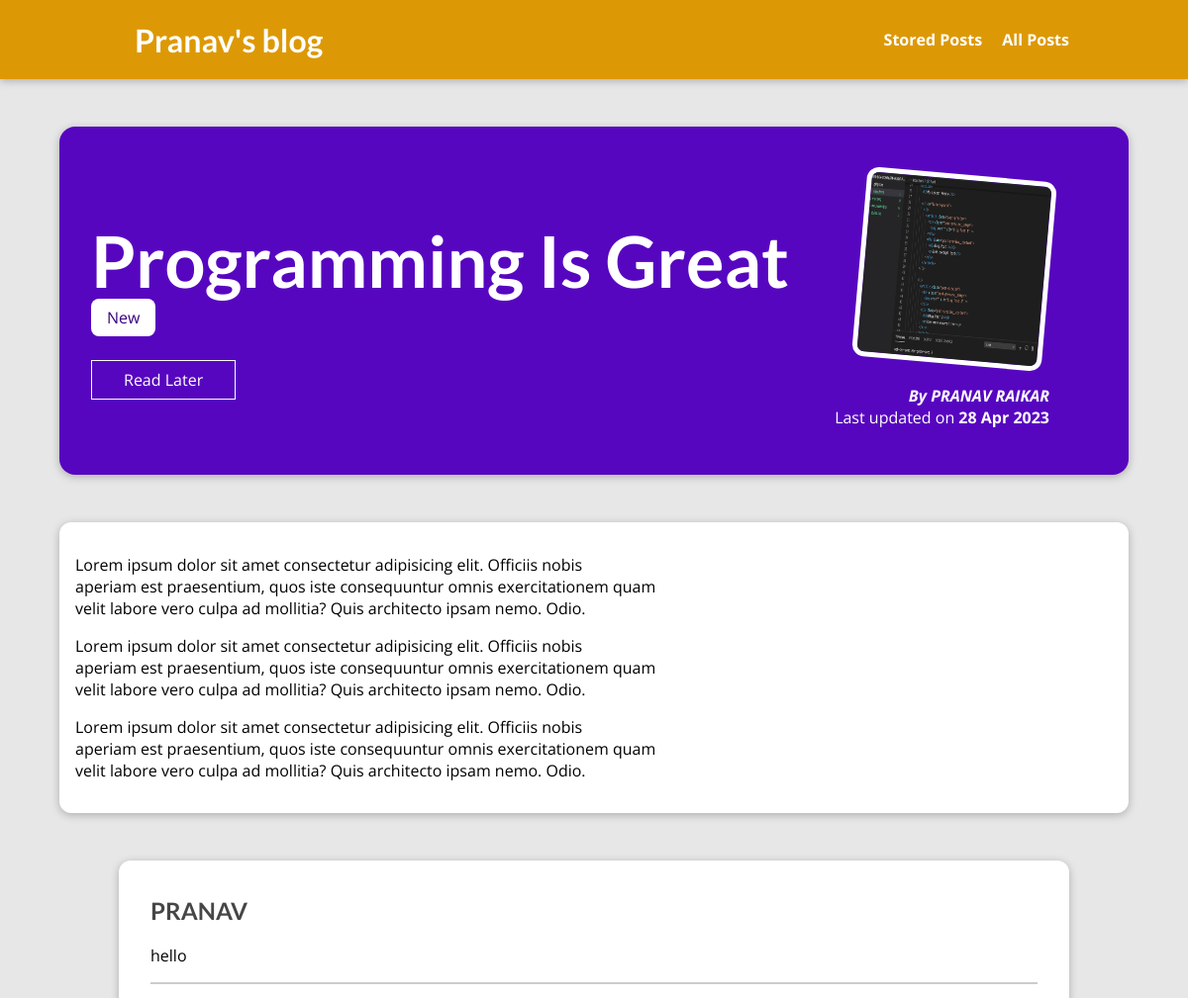
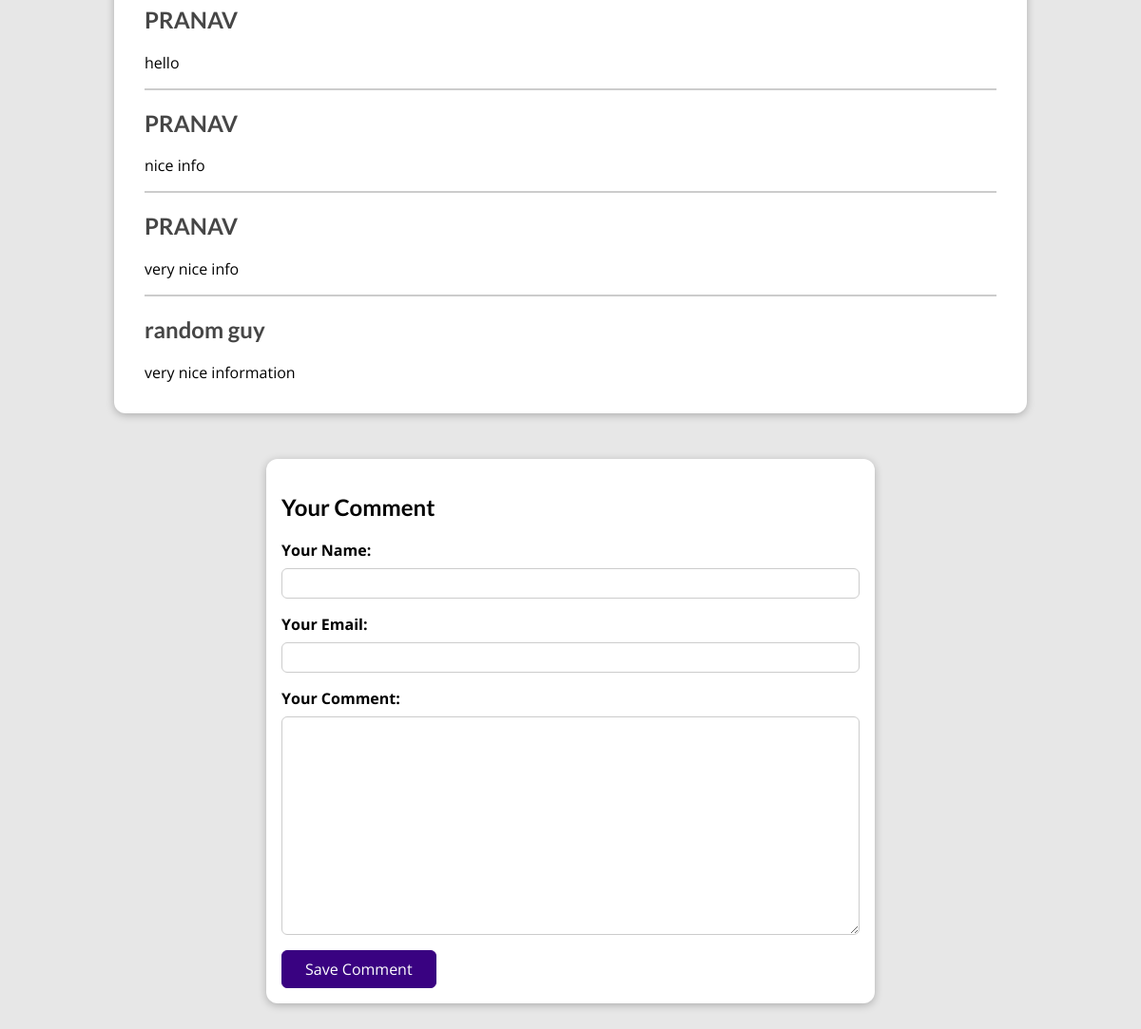
Page /posts/programming-is-fun on the committed database (2 pictures, top to bottom).
### blog/models.py (models this page shows, shortened)
class Post(models.Model):
    title = models.CharField(max_length=150)
    excerpt = models.CharField(max_length=200)
    image = models.ImageField(upload_to="posts", null=True)
    date = models.DateField(auto_now=True)
    slug = models.SlugField(unique=True, db_index=True)
    content = models.TextField(validators=[MinLengthValidator(10)])
    author = models.ForeignKey(
        Author, on_delete=models.SET_NULL, null=True, related_name="posts")
    tags = models.ManyToManyField(Tag)

class Tag(models.Model):
    caption = models.CharField(max_length=20)

class Author(models.Model):
    first_name = models.CharField(max_length=100)
    last_name = models.CharField(max_length=100)
    email_address = models.EmailField()
    def full_name(self):
        return f"{self.first_name} {self.last_name}"
    def __str__(self):
        return self.full_name()

class Comment(models.Model):
    user_name = models.CharField(max_length=120)
    user_email = models.EmailField()
    text = models.TextField(max_length=400)
    post = models.ForeignKey(
        Post, on_delete=models.CASCADE, related_name="comments")

### blog/views.py (the view, shortened to what this page needs)
# urls.py: path("posts/<slug:slug>", views.SinglePostView.as_view(),
class SinglePostView(View):
    def is_stored_post(self, request, post_id):
        stored_posts = request.session.get("stored_posts")
        if stored_posts is not None:
          is_saved_for_later = post_id in stored_posts
        else:
          is_saved_for_later = False
        return is_saved_for_later
    def get(self, request, slug):
        post = Post.objects.get(slug=slug)
        context = {
          "post": post,
          "post_tags": post.tags.all(),
          "comment_form": CommentForm(),
          "comments": post.comments.all().order_by("-id"),
          "saved_for_later": self.is_stored_post(request, post.id)
        }
        return render(request, "blog/post-detail.html", context)

### blog/forms.py
class CommentForm(forms.ModelForm):
    class Meta:
        model = Comment
        exclude = ["post"]
        labels = {
          "user_name": "Your Name",
          "user_email": "Your Email",
          "text": "Your Comment"
        }

### blog/templates/blog/post-detail.html (shortened to what this page needs)
{% extends "base.html" %}
{% load static %}
{% block css_files %}
<link rel="stylesheet" href="{% static "blog/post-detail.css" %}" />
{% endblock %}
{% block content %}
<section id="summary">
  <h2>{{ post.title }}</h2>
  <div>
    {% for tag in post_tags %}
      <span class="tag">{{ tag.caption }}</span>
    {% endfor %}
  </div>
  <div id="read-later">
    <form action="{% url "read-later" %}" method="POST">
      <button>
        {% if saved_for_later %}
          Remove from "Read Later" List
        {% else %}
          Read Later
        {% endif %}
      </button>
    </form>
  </div>
  <article>
    <img src="{{ post.image.url }}" alt="{{ post.title }}" />
    <address>By <a href="mailto:{{ post.author.email_address }}">{{ post.author }}</a></address>
    <div>Last updated on <time>{{ post.date|date:"d M Y" }}</time></div>
  </article>
</section>
<main>
  {{ post.content|linebreaks }}
</main>
<section id="comments">
  <ul>
    {% for comment in comments %}
      <li>
        <h2>{{ comment.user_name }}</h2>
        <p>{{ comment.text|linebreaks }}</p>
      </li>
    {% endfor %}
  </ul>
</section>
<section id="comment-form">
  <h2>Your Comment</h2>
  <form action="{% url "post-detail-page" post.slug %}" method="POST">
    {% for form_field in comment_form %}
      <div class="form-control {% if form_field.errors %}invalid{% endif %}">
        {{ form_field.label_tag }}
        {{ form_field }}
      </div>
    {% endfor %}
    <button>Save Comment</button>
  </form>
</section>
{% endblock %}

### static/app.css (style rules this page uses)
* { box-sizing: border-box; }
html { font-family: 'Open Sans', 'Lato', sans-serif; }
body { margin: 0; }
h1, h2, h3 { font-family: 'Lato', sans-serif; font-weight: bold; }

### blog/static/blog/post-detail.css (style rules this page uses)
body { background-color: #e7e7e7; }
#summary { margin: 8rem auto 3rem auto; padding: 2rem; width: 90%; max-width: 90rem; border-radius: 16px; background-color: #5706c0; position: relative; box-shadow: 0 2px 8px rgba(0, 0, 0, 0.25); height: 22rem; }
#summary h2 { color: white; font-size: 4.5rem; margin-bottom: 0.25rem; }
#summary article { position: absolute; top: 2rem; right: 3rem; padding: 1rem 2rem; border-radius: 12px; text-align: right; color: white; }
#summary article img { width: 12rem; height: 12rem; border-radius: 12px; transform: rotateZ(5deg); border: 5px solid white; margin-bottom: 1rem; }
#summary address { font-weight: bold; }
#summary a { color: white; text-decoration: none; }
#summary time { font-weight: bold; }
#read-later { margin: 2rem 0; }
#read-later button { background-color: transparent; border: 1px solid white; padding: 0.5rem 2rem; font: inherit; color: white; cursor: pointer; }
main { width: 90%; max-width: 90rem; margin: 3rem auto; background-color: white; padding: 1rem; border-radius: 12px; box-shadow: 0 2px 8px rgba(0, 0, 0, 0.25); }
.tag { background-color: white; color: #390281; padding: 0.5rem 1rem; border-radius: 8px; }
#comment-form { margin: 3rem auto; width: 90%; max-width: 40rem; border-radius: 12px; background-color: white; box-shadow: 0 2px 8px rgba(0, 0, 0, 0.25); padding: 1rem; }
#comment-form button { font: inherit; background-color: #390281; color: white; border: 1px solid #390281; padding: 0.5rem 1.5rem; border-radius: 6px; cursor: pointer; }
.form-control { margin-bottom: 1rem; }
.form-control label { font-weight: bold; margin-bottom: 0.5rem; display: block; }
.form-control input, .form-control textarea { display: block; width: 100%; font: inherit; padding: 0.25rem; border-radius: 6px; border: 1px solid #ccc; }
#comments { margin: 3rem auto; width: 90%; max-width: 60rem; border-radius: 12px; background-color: white; box-shadow: 0 2px 8px rgba(0, 0, 0, 0.25); padding: 1rem 2rem; }
#comments ul { list-style: none; margin: 0; padding: 0; }
#comments li { margin-bottom: 1rem; border-bottom: 2px solid #ccc; }
#comments li:last-of-type { border-bottom: none; }
#comments h2 { color: #464646; }

### rows in the picture
Post: title "Programming Is Great", image (picture), author "PRANAV RAIKAR", date "28 Apr 2023", content "Lorem ipsum dolor sit amet consectetur adipisicing elit. Officiis nobis aperiam est praesentium, quos iste consequuntur omnis exercitationem quam velit labore vero culpa ad mollitia? Quis architecto ipsam nemo. Odio. Lorem ipsum dolor sit amet consectetur adipisicing elit. Officiis nobis aperiam est praesentium, quos iste consequuntur omnis exercitationem quam velit labore vero culpa ad mollitia? Quis architecto ipsam nemo. Odio. Lorem ipsum dolor sit amet consectetur adipisicing elit. Officiis nobis aperiam est praesentium, quos iste consequuntur omnis exercitationem quam velit labore vero culpa ad mollitia? Quis architecto ipsam nemo. Odio."
Tag: caption "New"
Comment: user_name "PRANAV", text "hello"
Comment: user_name "PRANAV", text "hello"
Comment: user_name "PRANAV", text "nice info"
Comment: user_name "PRANAV", text "very nice info"
Comment: user_name "random guy", text "very nice information"
